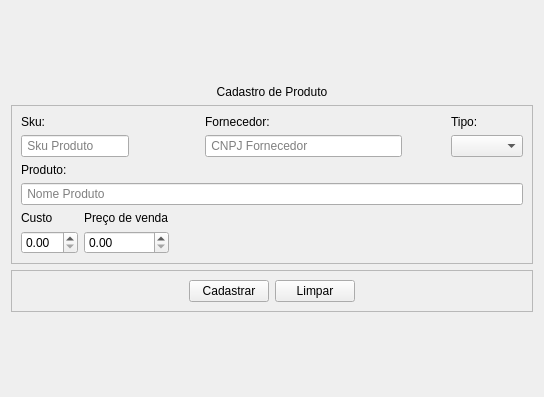
                <widget class="QWidget" name="produto">
                 <attribute name="title">
                  <string>Produto</string>
                 </attribute>
                 <layout class="QVBoxLayout" name="verticalLayout_18">
                  <item>
                   <spacer name="verticalSpacer_5">
                    <property name="orientation">
                     <enum>Qt::Vertical</enum>
                    </property>
                    <property name="sizeHint" stdset="0">
                     <size>
                      <width>20</width>
                      <height>74</height>
                     </size>
                    </property>
                   </spacer>
                  </item>
                  <item>
                   <widget class="QLabel" name="label_4">
                    <property name="text">
                     <string>&lt;html&gt;&lt;head/&gt;&lt;body&gt;&lt;p align=&quot;center&quot;&gt;Cadastro de Produto&lt;/p&gt;&lt;/body&gt;&lt;/html&gt;</string>
                    </property>
                   </widget>
                  </item>
                  <item alignment="Qt::AlignHCenter">
                   <widget class="QFrame" name="frame_3">
                    <property name="frameShape">
                     <enum>QFrame::StyledPanel</enum>
                    </property>
                    <property name="frameShadow">
                     <enum>QFrame::Raised</enum>
                    </property>
                    <layout class="QGridLayout" name="gridLayout_2">
                     <item row="2" column="5">
                      <spacer name="horizontalSpacer_3">
                       <property name="orientation">
                        <enum>Qt::Horizontal</enum>
                       </property>
                       <property name="sizeHint" stdset="0">
                        <size>
                         <width>37</width>
                         <height>20</height>
                        </size>
                       </property>
                      </spacer>
                     </item>
                     <item row="4" column="3" colspan="2">
                      <spacer name="horizontalSpacer_4">
                       <property name="orientation">
                        <enum>Qt::Horizontal</enum>
                       </property>
                       <property name="sizeHint" stdset="0">
                        <size>
                         <width>203</width>
                         <height>20</height>
                        </size>
                       </property>
                      </spacer>
                     </item>
                     <item row="2" column="2" colspan="2">
                      <spacer name="horizontalSpacer_2">
                       <property name="orientation">
                        <enum>Qt::Horizontal</enum>
                       </property>
                       <property name="sizeHint" stdset="0">
                        <size>
                         <width>55</width>
                         <height>20</height>
                        </size>
                       </property>
                      </spacer>
                     </item>
                     <item row="2" column="0" colspan="2">
                      <layout class="QVBoxLayout" name="verticalLayout_12">
                       <item>
                        <widget class="QLabel" name="label_5">
                         <property name="text">
                          <string>Sku:</string>
                         </property>
                        </widget>
                       </item>
                       <item>
                        <widget class="QLineEdit" name="txt_sku_produto">
                         <property name="placeholderText">
                          <string> Sku Produto</string>
                         </property>
                        </widget>
                       </item>
                      </layout>
                     </item>
                     <item row="2" column="4">
                      <layout class="QVBoxLayout" name="verticalLayout_14">
                       <item>
                        <widget class="QLabel" name="label_7">
                         <property name="text">
                          <string>Fornecedor:</string>
                         </property>
                        </widget>
                       </item>
                       <item>
                        <widget class="QLineEdit" name="txt_cnpj_fornecedor_02">
                         <property name="placeholderText">
                          <string> CNPJ Fornecedor</string>
                         </property>
                        </widget>
                       </item>
                      </layout>
                     </item>
                     <item row="4" column="0">
                      <layout class="QVBoxLayout" name="verticalLayout_16">
                       <item>
                        <widget class="QLabel" name="label_9">
                         <property name="text">
                          <string>Custo</string>
                         </property>
                        </widget>
                       </item>
                       <item>
                        <widget class="QDoubleSpinBox" name="spin_custo"/>
                       </item>
                      </layout>
                     </item>
                     <item row="2" column="6">
                      <layout class="QVBoxLayout" name="verticalLayout_13">
                       <item>
                        <widget class="QLabel" name="label_6">
                         <property name="text">
                          <string>Tipo:</string>
                         </property>
                        </widget>
                       </item>
                       <item>
                        <widget class="QComboBox" name="cb_tipo">
                         <property name="currentText">
                          <string/>
                         </property>
                        </widget>
                       </item>
                      </layout>
                     </item>
                     <item row="3" column="0" colspan="7">
                      <layout class="QVBoxLayout" name="verticalLayout_15">
                       <item>
                        <widget class="QLabel" name="label_8">
                         <property name="text">
                          <string>Produto:</string>
                         </property>
                        </widget>
                       </item>
                       <item>
                        <widget class="QLineEdit" name="txt_produto">
                         <property name="placeholderText">
                          <string> Nome Produto</string>
                         </property>
                        </widget>
                       </item>
                      </layout>
                     </item>
                     <item row="4" column="1" colspan="2">
                      <layout class="QVBoxLayout" name="verticalLayout_17">
                       <item>
                        <widget class="QLabel" name="label_10">
                         <property name="text">
                          <string>Preço de venda</string>
                         </property>
                        </widget>
                       </item>
                       <item>
                        <widget class="QDoubleSpinBox" name="spin_preco"/>
                       </item>
                      </layout>
                     </item>
                    </layout>
                   </widget>
                  </item>
                  <item>
                   <widget class="QFrame" name="frame_4">
                    <property name="frameShape">
                     <enum>QFrame::StyledPanel</enum>
                    </property>
                    <property name="frameShadow">
                     <enum>QFrame::Raised</enum>
                    </property>
                    <layout class="QHBoxLayout" name="horizontalLayout_4">
                     <item>
                      <spacer name="horizontalSpacer_16">
                       <property name="orientation">
                        <enum>Qt::Horizontal</enum>
                       </property>
                       <property name="sizeHint" stdset="0">
                        <size>
                         <width>40</width>
                         <height>20</height>
                        </size>
                       </property>
                      </spacer>
                     </item>
                     <item>
                      <widget class="QPushButton" name="btn_cadastrar_produto">
                       <property name="text">
                        <string>Cadastrar</string>
                       </property>
                      </widget>
                     </item>
                     <item>
                      <widget class="QPushButton" name="btn_limpar_produto">
                       <property name="text">
                        <string>Limpar</string>
                       </property>
                      </widget>
                     </item>
                     <item>
                      <spacer name="horizontalSpacer_15">
                       <property name="orientation">
                        <enum>Qt::Horizontal</enum>
                       </property>
                       <property name="sizeHint" stdset="0">
                        <size>
                         <width>40</width>
                         <height>20</height>
                        </size>
                       </property>
                      </spacer>
                     </item>
                    </layout>
                   </widget>
                  </item>
                  <item>
                   <spacer name="verticalSpacer_6">
                    <property name="orientation">
                     <enum>Qt::Vertical</enum>
                    </property>
                    <property name="sizeHint" stdset="0">
                     <size>
                      <width>20</width>
                      <height>74</height>
                     </size>
                    </property>
                   </spacer>
                  </item>
                 </layout>
                </widget>
